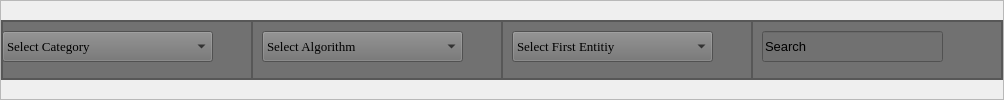
                        <widget class="QFrame" name="frame_47">
                         <property name="frameShape">
                          <enum>QFrame::StyledPanel</enum>
                         </property>
                         <property name="frameShadow">
                          <enum>QFrame::Raised</enum>
                         </property>
                         <layout class="QHBoxLayout" name="horizontalLayout_14">
                          <property name="spacing">
                           <number>0</number>
                          </property>
                          <property name="leftMargin">
                           <number>0</number>
                          </property>
                          <property name="topMargin">
                           <number>0</number>
                          </property>
                          <property name="rightMargin">
                           <number>0</number>
                          </property>
                          <property name="bottomMargin">
                           <number>0</number>
                          </property>
                          <item>
                           <widget class="QFrame" name="frame_48">
                            <property name="minimumSize">
                             <size>
                              <width>0</width>
                              <height>50</height>
                             </size>
                            </property>
                            <property name="maximumSize">
                             <size>
                              <width>16777215</width>
                              <height>60</height>
                             </size>
                            </property>
                            <property name="styleSheet">
                             <string notr="true">background-color: rgb(113, 113, 113);</string>
                            </property>
                            <property name="frameShape">
                             <enum>QFrame::StyledPanel</enum>
                            </property>
                            <property name="frameShadow">
                             <enum>QFrame::Raised</enum>
                            </property>
                            <layout class="QHBoxLayout" name="horizontalLayout_6">
                             <property name="spacing">
                              <number>0</number>
                             </property>
                             <property name="leftMargin">
                              <number>0</number>
                             </property>
                             <property name="topMargin">
                              <number>0</number>
                             </property>
                             <property name="rightMargin">
                              <number>0</number>
                             </property>
                             <property name="bottomMargin">
                              <number>0</number>
                             </property>
                             <item>
                              <widget class="QFrame" name="frame_49">
                               <property name="frameShape">
                                <enum>QFrame::StyledPanel</enum>
                               </property>
                               <property name="frameShadow">
                                <enum>QFrame::Raised</enum>
                               </property>
                              </widget>
                             </item>
                             <item>
                              <widget class="QFrame" name="frame_50">
                               <property name="minimumSize">
                                <size>
                                 <width>250</width>
                                 <height>0</height>
                                </size>
                               </property>
                               <property name="frameShape">
                                <enum>QFrame::StyledPanel</enum>
                               </property>
                               <property name="frameShadow">
                                <enum>QFrame::Raised</enum>
                               </property>
                               <widget class="QComboBox" name="searching_categoty">
                                <property name="geometry">
                                 <rect>
                                  <x>0</x>
                                  <y>10</y>
                                  <width>211</width>
                                  <height>31</height>
                                 </rect>
                                </property>
                                <property name="font">
                                 <font>
                                  <family>Times New Roman</family>
                                  <pointsize>10</pointsize>
                                 </font>
                                </property>
                                <item>
                                 <property name="text">
                                  <string>Select Category</string>
                                 </property>
                                </item>
                                <item>
                                 <property name="text">
                                  <string>Books</string>
                                 </property>
                                </item>
                                <item>
                                 <property name="text">
                                  <string>Articles</string>
                                 </property>
                                </item>
                               </widget>
                              </widget>
                             </item>
                             <item>
                              <widget class="QFrame" name="frame_51">
                               <property name="frameShape">
                                <enum>QFrame::StyledPanel</enum>
                               </property>
                               <property name="frameShadow">
                                <enum>QFrame::Raised</enum>
                               </property>
                              </widget>
                             </item>
                             <item>
                              <widget class="QFrame" name="frame_52">
                               <property name="minimumSize">
                                <size>
                                 <width>250</width>
                                 <height>0</height>
                                </size>
                               </property>
                               <property name="frameShape">
                                <enum>QFrame::StyledPanel</enum>
                               </property>
                               <property name="frameShadow">
                                <enum>QFrame::Raised</enum>
                               </property>
                               <widget class="QComboBox" name="searching_algorithm">
                                <property name="geometry">
                                 <rect>
                                  <x>10</x>
                                  <y>10</y>
                                  <width>201</width>
                                  <height>31</height>
                                 </rect>
                                </property>
                                <property name="font">
                                 <font>
                                  <family>Times New Roman</family>
                                  <pointsize>10</pointsize>
                                 </font>
                                </property>
                                <property name="styleSheet">
                                 <string notr="true"/>
                                </property>
                                <item>
                                 <property name="text">
                                  <string>Select Algorithm</string>
                                 </property>
                                </item>
                                <item>
                                 <property name="text">
                                  <string>Linear Search</string>
                                 </property>
                                </item>
                                <item>
                                 <property name="text">
                                  <string>Binary Search</string>
                                 </property>
                                </item>
                                <item>
                                 <property name="text">
                                  <string>Boolean Search</string>
                                 </property>
                                </item>
                               </widget>
                              </widget>
                             </item>
                             <item>
                              <widget class="QFrame" name="frame_53">
                               <property name="frameShape">
                                <enum>QFrame::StyledPanel</enum>
                               </property>
                               <property name="frameShadow">
                                <enum>QFrame::Raised</enum>
                               </property>
                              </widget>
                             </item>
                             <item>
                              <widget class="QFrame" name="frame_54">
                               <property name="minimumSize">
                                <size>
                                 <width>250</width>
                                 <height>0</height>
                                </size>
                               </property>
                               <property name="frameShape">
                                <enum>QFrame::StyledPanel</enum>
                               </property>
                               <property name="frameShadow">
                                <enum>QFrame::Raised</enum>
                               </property>
                               <widget class="QComboBox" name="searching_entity1">
                                <property name="geometry">
                                 <rect>
                                  <x>10</x>
                                  <y>10</y>
                                  <width>201</width>
                                  <height>31</height>
                                 </rect>
                                </property>
                                <property name="font">
                                 <font>
                                  <family>Times New Roman</family>
                                  <pointsize>10</pointsize>
                                 </font>
                                </property>
                                <item>
                                 <property name="text">
                                  <string>Select First Entitiy</string>
                                 </property>
                                </item>
                                <item>
                                 <property name="text">
                                  <string>Title</string>
                                 </property>
                                </item>
                                <item>
                                 <property name="text">
                                  <string>Author</string>
                                 </property>
                                </item>
                                <item>
                                 <property name="text">
                                  <string>Publication Date</string>
                                 </property>
                                </item>
                                <item>
                                 <property name="text">
                                  <string>Publisher</string>
                                 </property>
                                </item>
                                <item>
                                 <property name="text">
                                  <string>Collection</string>
                                 </property>
                                </item>
                                <item>
                                 <property name="text">
                                  <string>Sponsor</string>
                                 </property>
                                </item>
                                <item>
                                 <property name="text">
                                  <string>Contributor</string>
                                 </property>
                                </item>
                                <item>
                                 <property name="text">
                                  <string>Language</string>
                                 </property>
                                </item>
                               </widget>
                              </widget>
                             </item>
                             <item>
                              <widget class="QFrame" name="frame_55">
                               <property name="frameShape">
                                <enum>QFrame::StyledPanel</enum>
                               </property>
                               <property name="frameShadow">
                                <enum>QFrame::Raised</enum>
                               </property>
                              </widget>
                             </item>
                             <item>
                              <widget class="QFrame" name="frame_60">
                               <property name="minimumSize">
                                <size>
                                 <width>250</width>
                                 <height>0</height>
                                </size>
                               </property>
                               <property name="frameShape">
                                <enum>QFrame::StyledPanel</enum>
                               </property>
                               <property name="frameShadow">
                                <enum>QFrame::Raised</enum>
                               </property>
                               <widget class="QLineEdit" name="searching_lineEdit">
                                <property name="geometry">
                                 <rect>
                                  <x>10</x>
                                  <y>10</y>
                                  <width>181</width>
                                  <height>31</height>
                                 </rect>
                                </property>
                                <property name="font">
                                 <font>
                                  <pointsize>10</pointsize>
                                 </font>
                                </property>
                                <property name="text">
                                 <string>Search</string>
                                </property>
                               </widget>
                              </widget>
                             </item>
                             <item>
                              <widget class="QFrame" name="frame_91">
                               <property name="frameShape">
                                <enum>QFrame::StyledPanel</enum>
                               </property>
                               <property name="frameShadow">
                                <enum>QFrame::Raised</enum>
                               </property>
                              </widget>
                             </item>
                            </layout>
                           </widget>
                          </item>
                         </layout>
                        </widget>
